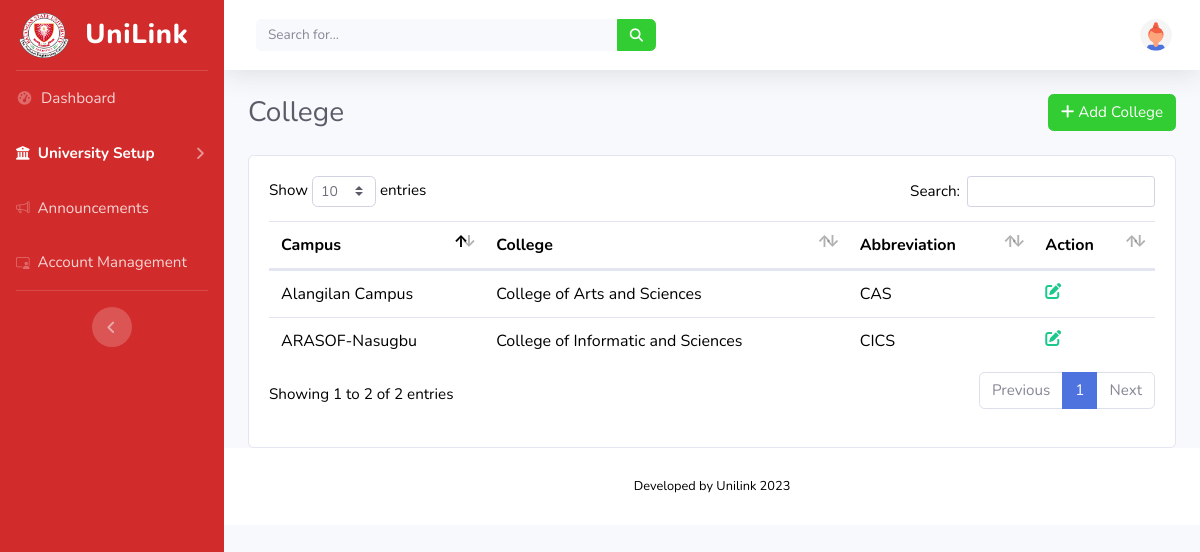
The page /ADMIN/college.php on the database its author committed.
### tables this page shows
CREATE TABLE `college` (
  `collegeID` int(11) NOT NULL,
  `name` varchar(255) DEFAULT NULL,
  `abbreviation` varchar(50) DEFAULT NULL,
  `campusID` int(11) DEFAULT NULL
);

CREATE TABLE `campus` (
  `id` int(50) NOT NULL,
  `campus_name` varchar(100) NOT NULL,
  `address` varchar(100) NOT NULL
);

### ADMIN/college.php (the view, shortened to what this page needs)
<html lang="en">
  <head>
    <link href="vendor/fontawesome-free/css/all.min.css" rel="stylesheet" type="text/css">
    <link href="https://maxcdn.bootstrapcdn.com/bootstrap/4.5.2/css/bootstrap.min.css" rel="stylesheet">
    <link rel="stylesheet" href="https://cdn.jsdelivr.net/npm/bootstrap-icons@1.11.0/font/bootstrap-icons.css">
    <link href="vendor/datatables/dataTables.bootstrap4.min.css" rel="stylesheet">
    <link href="css/sb-admin-2.min.css" rel="stylesheet">
  </head>
  <body id="page-top"> <?php
            include 'db.php';
        ?>
    <div id="wrapper">
      <ul class="navbar-nav bg-gradient-primary sidebar sidebar-dark accordion" id="accordionSidebar">
        <a class="sidebar-brand d-flex align-items-center justify-content-center" href="index2.php">
          <img src="..\imgs\BSU.png" width="50" height="45">
          <div class="sidebar-brand-text mx-3">UniLink</div>
        </a>
        <hr class="sidebar-divider my-0">
        <li class="nav-item">
          <a class="nav-link" href="index.php">
            <i class="fas fa-fw fa-tachometer-alt"></i>
            <span>Dashboard</span>
          </a>
        </li>
        <li class="nav-item active">
          <a class="nav-link collapsed" href="#" data-toggle="collapse" data-target="#collapseTwo" aria-expanded="true" aria-controls="collapseTwo">
            <i class="fas fa-university"></i>
            <span>University Setup</span>
          </a>
        </li>
        <li class="nav-item">
          <a class="nav-link" href="main_user_management.php">
            <i class="bi bi-megaphone"></i>
            <span>Announcements</span>
          </a>
        </li>
        <li class="nav-item">
          <a class="nav-link" href="main_user_management.php">
            <i class="bi bi-person-video3"></i>
            <span> Account Management</span>
          </a>
        </li>
        <hr class="sidebar-divider">
        <div class="text-center d-none d-md-inline">
          <button class="rounded-circle border-0" id="sidebarToggle"></button>
        </div>
      </ul>
      <div id="content-wrapper" class="d-flex flex-column">
        <div id="content">
          <nav class="navbar navbar-expand navbar-light bg-white topbar mb-4 static-top shadow">
            <div class="d-none d-sm-inline-block form-inline mr-auto ml-md-3 my-2 my-md-0 mw-100 navbar-search">
              <div class="input-group">
                <input type="text" class="form-control bg-light border-0 small" placeholder="Search for..." aria-label="Search" aria-describedby="basic-addon2">
                <div class="input-group-append">
                  <button class="btn btn-primary" type="button">
                  </button>
                </div>
              </div>
            </div>
            <ul class="navbar-nav ml-auto">
              <li class="nav-item dropdown no-arrow">
                <a class="nav-link dropdown-toggle" href="#" id="userDropdown" role="button" data-toggle="dropdown" aria-haspopup="true" aria-expanded="false">
                  <img class="img-profile rounded-circle" src="imgs/undraw_profile_3.svg">
                </a>
              </li>
            </ul>
          </nav>
          <div class="container-fluid">
            <div class="d-flex justify-content-between align-items-center mb-4">
              <h3 class="h3 mb-0 text-gray-800">College</h3>
              <div class="d-flex">
                <a class="btn btn-primary rounded-fill" data-toggle="modal" data-target="#addcampus">
                  <i class="fas fa-plus"></i> Add College </a>
              </div>
            </div>
            <div class="card">
              <div class="card-body">
                <div class="table">
                  <table id="myTable" class="table display" data-ordering="true" data-paging="true" data-searching="true">
                    <thead>
                      <tr>
                        <th>Campus</th>
                        <th>College</th>
                        <th>Abbreviation</th>
                        <th>Action</th>
                      </tr>
                    </thead>
                    <tbody> <?php
                    $query = "SELECT college.name, college.abbreviation, campus.campus_name
                              FROM college
                              JOIN campus ON college.campusID = campus.id";
                    $sql = mysqli_query($conn, $query);
                    while ($row = mysqli_fetch_array($sql)) { ?> <tr>
                        <td> <?php echo $row["campus_name"]; ?> </td>
                        <td> <?php echo $row["name"]; ?> </td>
                        <td> <?php echo $row["abbreviation"]; ?> </td>
                        <td>
                          <a class="editCollege" data-toggle="modal" data-target="#editCollegeModal" id="editCollege" >
                            <i class='fas fa-edit text-success'></i>
                          </a>
                        </td>
                      </tr> <?php
                  }
                  ?> </tbody>
                  </table>
                </div>
              </div>
            </div>
          </div>
          <footer class="sticky-footer bg-white">
            <div class="container my-auto">
              <div class="copyright text-center my-auto">
                <span>Developed by Unilink 2023</span>
              </div>
            </div>
          </footer>
        </div>
      </div>
    </div>
  </body>
</html>

### rows shown on the page
college: campusID.campus_name "ARASOF-Nasugbu", name "College of Informatic and Sciences", abbreviation "CICS"
college: campusID.campus_name "Alangilan Campus", name "College of Arts and Sciences", abbreviation "CAS"
